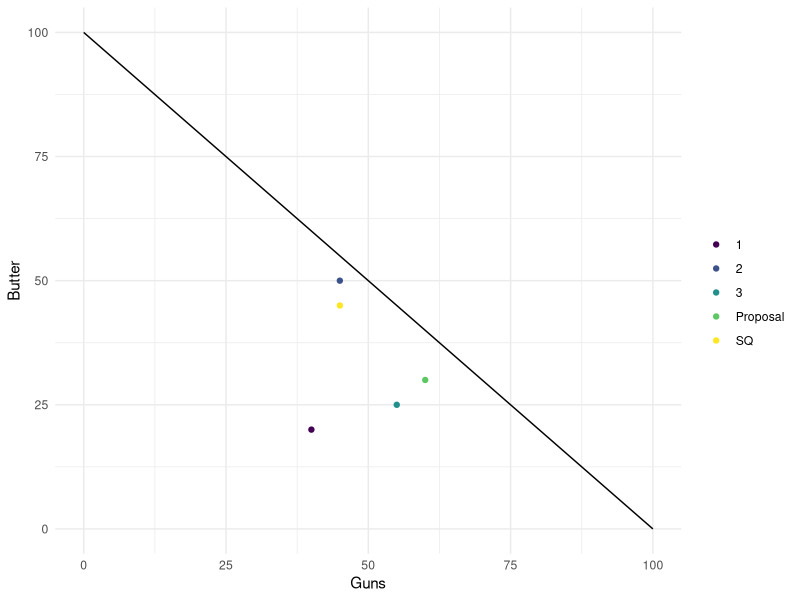

Recreate this plot in R.
## ---- chunk 1
knitr::opts_chunk$set(echo = FALSE)
## ---- chunk 2
library(ggplot2)

df = data.frame(
  party = c("SQ", "Proposal", "1","2", "3"),
  x = c(45,60, 40,45,55),
  y = c(45, 30, 20, 50, 25)
)

df2 = data.frame(x = seq(0,100,0.01), y = seq(100, 0, -0.01))
df |>
  ggplot(aes(x = x, y = y))+
  geom_point(aes(color = party)) +
  geom_line(data = df2, aes(x = x, y = y))+
  theme_minimal()+
  labs(x = "Guns",
       y = "Butter")+
  scale_color_viridis_d(name = "")
## ---- chunk 3
A = cbind(c(0,1,5), c(1,-2,-1), c(5,-1,2))
B = diag(3)
C = cbind(c(1,3),c(1,-2))
D = cbind(c(0,5,2,1), c(1,1,4,1), c(2,-1,0,0))
print("The matrix A is")
A
print("The matrix B is")
B
print("The matrix C is")
C
print("The matrix D is")
D
## ---- chunk 4
A = cbind(c(0,1,5), c(1,-2,-1), c(5,-1,2))
B = diag(3)
C = cbind(c(1,3),c(1,-2))
D = cbind(c(0,5,2,1), c(1,1,4,1), c(2,-1,0,0))
print("The transpose of A is")
t(A)
print("The transpose of B is")
t(B)
print("The transpose of C is")
t(C)
print("The transpose of D is")
t(D)
## ---- chunk 5
A = rbind(c(5,1,2), c(6,2,3))
B = rbind(c(3,4,5), c(-2,-3,6))
C = cbind(c(1,-5,-3), c(2,3,1))
D = rbind(c(2,1),c(4,3))
A
B
C
D
## ---- chunk 6
A - B
## ---- chunk 7
A + 5*B
## ---- chunk 8
3*A
## ---- chunk 9
2*B - 5*A
## ---- chunk 10
t(B) - C
## ---- chunk 11
D %*% A
## ---- chunk 12
C %*% D
## ---- chunk 13
B %*% C
## ---- chunk 14
C %*% B
## ---- chunk 15
A = cbind(c(4,6), c(2,3))
B = cbind(c(1,3), c(4,2))
A
B
## ---- chunk 16
solve(B)

## ---- chunk 17
D = cbind(c(1,3), c(2,4))
E = cbind(c(3,6), c(1,2))
g = cbind(c(2,3,1))
h = rbind(c(1,2,3))
print("D")
D
print("E")
E
print("g")
g
print("h")
h
